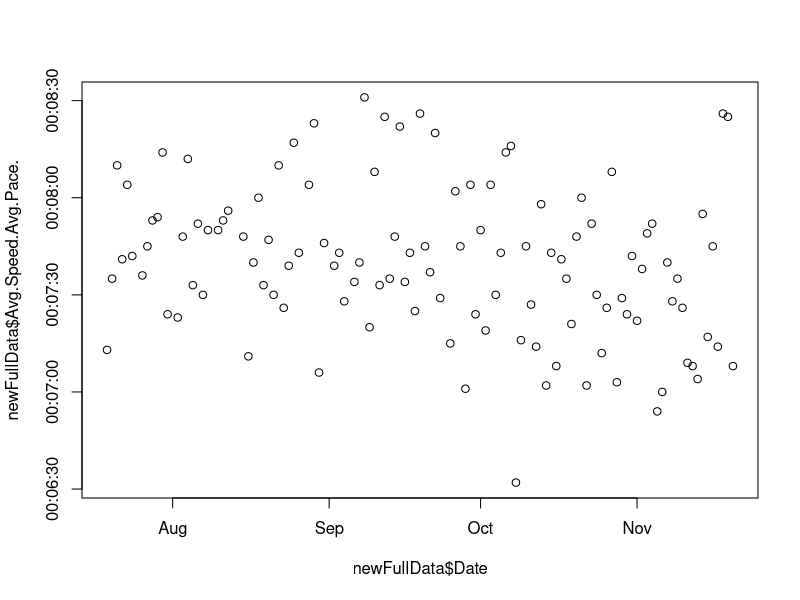
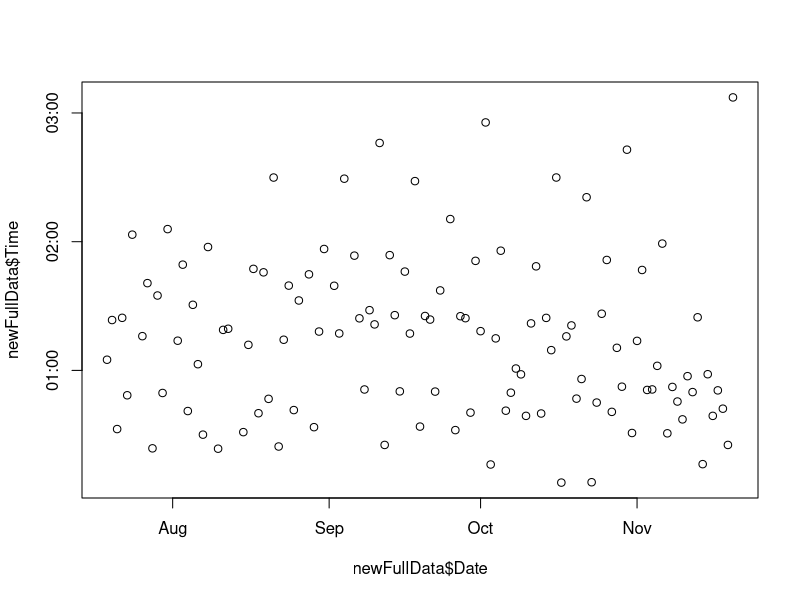

Here is the R script that generated these plots, in order:
#install.packages("stringr")    - for manipulating string values
#install.packages("tidyr")      - data cleansing
#install.packages("plyr")       - for renaming columns
#install.packages("lubridate")  - working with dates

setwd("C:/Users/snewns/Dropbox/RunningAnalysis/R_Backups")
#setwd("C:/Users/Nimz/Dropbox/RunningAnalysis/R_Backups")

#load strava data
strava <- read.csv("strava.csv")
dim(strava)
head(strava)

#load garmin data
garmin1 <- read.csv("garmin1.csv")
dim(garmin1)
head(garmin1)

garmin6 <- read.csv("garmin6.csv")
dim(garmin1)
head(garmin6)

garmin2 <- read.csv("garmin2.csv")
garmin3 <- read.csv("garmin3.csv")
garmin4 <- read.csv("garmin4.csv")
garmin5 <- read.csv("garmin5.csv")

#Combine garmin data files into 1 data frame
garminFull <- Reduce(function(...) merge(..., all=TRUE), list(garmin1, garmin2, garmin3, garmin4, 
                                                              garmin5, garmin6))
dim(garminFull)
summary(garminFull)
head(garminFull)

#remove top 2 null rows
garminFull <- garminFull[-c(1,2),]
head(garminFull)

#remove unneccessary cols
keepCols <- NA
keepCols <- c("Activity.Id", "When", "Type", "Gear", "Name", "Dist.mi", "Elv.ft", "Elapsed.Time", "Moving.Time",
              "Speed.mph", "Pace..mi", "Max.Pace..mi", "Cad", "Heart", "Max.Heart", "Elev.Dist.ft.mi",
              "Elev.Time.ft.h", "Cal", "Segs", "PRs", "Kudos")
newStrava <- strava[keepCols]
str(newStrava)

#split When into Date and Time fields in Strava data
library(stringr)
newStrava$Date <- str_split_fixed(newStrava$When, " ", 2)[,1]
newStrava$StartTime <- str_split_fixed(newStrava$When, " ", 2)[,2]

str(newStrava)

library(tidyr)

#Specify the new column names:
vars <- c("Date", "StartTime")
vars2 <- c("DOW", "Date")

#Separate columns according to regex and/or delimiteres and proceed to drop remaining extra columns:
garminFull <- separate(garminFull, Start, into = vars, sep = "(?<=6 )", extra = "merge", remove = TRUE)
garminFull <- separate(garminFull, Date, into = vars2, sep = ", ", extra = "merge", remove = TRUE)

#Create MonthNumber field based on what is in Date field
garminFull$monthNum <- ifelse(grepl("Jan",garminFull$Date),1,
                        ifelse(grepl("Feb",garminFull$Date),2,
                          ifelse(grepl("Mar",garminFull$Date),3,
                            ifelse(grepl("Apr",garminFull$Date),4,
                              ifelse(grepl("May",garminFull$Date),5,
                                ifelse(grepl("Jun",garminFull$Date),6,
                                  ifelse(grepl("Jul",garminFull$Date),7,
                                    ifelse(grepl("Aug",garminFull$Date),8,
                                      ifelse(grepl("Sep",garminFull$Date),9,
                                        ifelse(grepl("Oct",garminFull$Date),10,
                                          ifelse(grepl("Nov",garminFull$Date),11,
                                            ifelse(grepl("Dec",garminFull$Date),12,NA))))))))))))
head(garminFull,2)

#create dy, mth, yr fields}
vars3 <- c("Month", "Date")
vars4 <- c("Day", "Year")
garminFull <- separate(garminFull, Date, into = vars3, sep = " ", extra = "merge", remove = TRUE)
garminFull <- separate(garminFull, Date, into = vars4, sep = ", ", extra = "merge", remove = TRUE)
head(garminFull,2)

#remove whitespace
garminFull$Year <- trimws(garminFull$Year)

#Create Date field from 3 components: Day, Month, Year
garminFull$Date <- format(as.Date(with(garminFull, paste(Year, monthNum, Day,sep="-")), "%Y-%m-%d"), "%m/%d/%Y")
str(garminFull$Date)

#remove Garmin Cols
keepColsGarmin  <- NA
keepColsGarmin <- c("DOW", "Month", "StartTime", "Time", "Distance", "Elevation.Gain", "Avg.Speed.Avg.Pace.", "Avg.HR", 
                    "Max.HR", "Calories", "Date", "monthNum")
newGarmin <- garminFull[keepColsGarmin]
head(newGarmin,2)

#format date field
newGarmin$Date <- as.Date(newGarmin$Date,"%m/%d/%Y")
newStrava$Date <- as.Date(newStrava$Date,"%m/%d/%Y")

#Check data type if Dates
str(newGarmin$Date)
str(newStrava$Date)

#Sort data frames from earliest to last date
newGarmin <- newGarmin[order(newGarmin$Date, decreasing = FALSE),] 
newStrava <- newStrava[order(newStrava$Date, decreasing = FALSE),]
head(newGarmin$Date)
head(newStrava$Date)

#remove excess strava runs
newStrava <- newStrava[!newStrava$Date < "2016-07-18",]

#check row counts
nrow(newGarmin)
nrow(newStrava)

#check garmin runs 
table(newGarmin$Distance)  

#check garmin wierd distances
newGarmin[newGarmin$Distance=="0.12",]  
newGarmin[newGarmin$Distance=="0.16",]  
newGarmin[newGarmin$Distance=="1.42",]  

#remove spin sessionts
newGarmin <- newGarmin[!newGarmin$Date == "2016-08-27",]
newGarmin <- newGarmin[!newGarmin$Date == "2016-09-01",]

#check garmin run dates
table(newGarmin$Date) > 1

#check august garmin runs
which(newStrava$Date == '2016-08-12') #runs 95 and 96
newStrava[22:23,]

#remove random run
newGarmin <- newGarmin[!newGarmin$Distance=="1.42",]
newStrava <- newStrava[!newStrava$Activity.Id=="677460614",]

#check october garmin runs
newGarmin[newGarmin$Date == "2016-10-23",]

#remove last bike ride
newGarmin <- newGarmin[!(newGarmin$Date == "2016-10-23" & newGarmin$Elevation.Gain == 657),]
#check row counts
nrow(newGarmin)
nrow(newStrava)

#check date match up
head(newGarmin)
head(newStrava)

#rename garmin cols
library(plyr)
newGarmin <- rename(newGarmin, c("Date"="date_garmin"))
newGarmin <- rename(newGarmin, c("StartTime"="StartTime_AM_PM"))
newStrava$When <- NULL #removes column

#combine data sets}
newFullData <- cbind(newGarmin,newStrava)
#inspect
head(newFullData,3)
#check dates
head(newFullData[,c("Date","date_garmin")])
tail(newFullData[,c("Date","date_garmin")])

#keep full dataset cols
newFullData <- rename(newFullData, c("Activity.Id"="ID"))
keepColsFull  <- NA
keepColsFull <- c("ID", "Gear", "Name", "Speed.mph", "Cad", "Date", "StartTime", "DOW", "Month",  "Time", "Distance", 
                    "Elevation.Gain", "Avg.Speed.Avg.Pace.", "Avg.HR", "Max.HR", "Calories", "monthNum")
newFullData <- newFullData[keepColsFull]

#rearrange columns
newFullData <- newFullData[, c("ID", "Name", "Gear", "Date", "Month", "monthNum", "DOW", "StartTime",  "Distance", 
                            "Time", "Avg.Speed.Avg.Pace.", "Speed.mph", "Cad",  "Elevation.Gain", "Avg.HR", "Max.HR", 
                            "Calories")]
#check run names
table(newFullData$Name) 

#fix ml runs
newFullData$Name[newFullData$Name == 'MIddle Long Run'] <- 'ML Run'
newFullData$Name[newFullData$Name == 'Middle Long Run'] <- 'ML Run'

#check morning runs
newFullData[newFullData$Name == 'Morning Run',] 

#rename morning runs
newFullData$Name[newFullData$ID == 650512799] <- 'Recovery Run'
newFullData$Name[newFullData$ID == 655096239] <- 'ML Run'

#new run categories
newFullData$RunType <- ifelse(grepl('LT',newFullData$Name),'Workout',
                        ifelse(grepl('Tempo',newFullData$Name),'Workout',
                          ifelse(grepl('Tune',newFullData$Name),'Workout',
                            ifelse(grepl('VO2',newFullData$Name),'Workout',
                              #ifelse(grepl('MP',newFullData$Name),'Workout',
                                ifelse(grepl('Long',newFullData$Name),'Long Run',
                                  ifelse(grepl('Recovery',newFullData$Name),'Recovery Run',
                                    ifelse(grepl('Marathon',newFullData$Name),'Race','Run')))))))#)
table(newFullData$RunType)

#fix month ordering
newFullData$Month <- factor(newFullData$Month, ordered = TRUE, levels = c("Jul","Aug","Sep","Oct","Nov"))
class(newFullData$Month)

#Convert average Heart rate, max heart rate, calories, and elevation gain to numeric
newFullData$Avg.HR <- as.numeric(as.character(newFullData$Avg.HR, stringsAsFactors = FALSE))
newFullData$Max.HR <- as.numeric(as.character(newFullData$Max.HR, stringsAsFactors = FALSE))
newFullData$Calories <- as.numeric(gsub(",","",newFullData$Calories))
newFullData$Elevation.Gain <- as.numeric(as.character(newFullData$Elevation.Gain, stringsAsFactors = FALSE))

#Fix Cadence figures
newFullData$Cad <- newFullData$Cad*2
str(newFullData)

#fix Time fields
library(lubridate)

#fix Average Pace
newFullData$Avg.Speed.Avg.Pace. <- as.POSIXct(newFullData$Avg.Speed.Avg.Pace., format = '%M:%S')
plot(newFullData$Date,newFullData$Avg.Speed.Avg.Pace.)
newFullData$Avg.Pace <- newFullData$Avg.Speed.Avg.Pace.
newFullData$Avg.Speed.Avg.Pace. <- NULL

#fix total time
newFullData$Time <- as.character(newFullData$Time)

for (i in 1:nrow(newFullData)) {
  if (nchar(newFullData$Time[i]) == 4) {
    newFullData$Time[i] <- paste("0:0", newFullData$Time[i], sep="")
    #print(paste("00:0", newFullData$Time[i], sep=""))
    #print(newFullData$Time[i])
  } else if (nchar(newFullData$Time[i]) == 8) {
    newFullData$Time[i] <- paste("0:",substring(newFullData$Time[i],1,5), sep="")
    #print(paste("00:",substring(newFullData$Time[i],1,5), sep=""))
  } else if (nchar(newFullData$Time[i]) == 5) {
    newFullData$Time[i] <- paste("0:",newFullData$Time[i], sep="")
    #print(paste("00:",substring(newFullData$Time[i],1,5), sep=""))
  }  
}

newFullData$Time <- as.POSIXct(newFullData$Time, format = '%H:%M:%S')

#test plot
plot(newFullData$Date,newFullData$Time)

#put month name labels to monthNum to display names in numerical in order
newFullData$Month <- factor(newFullData$Month, ordered = TRUE, levels = c("Jul","Aug","Sep","Oct","Nov"))
class(newFullData$Month)

#write data to file
write.csv(newFullData, file = "cleanedMarathonTrainingData.csv", row.names = TRUE)